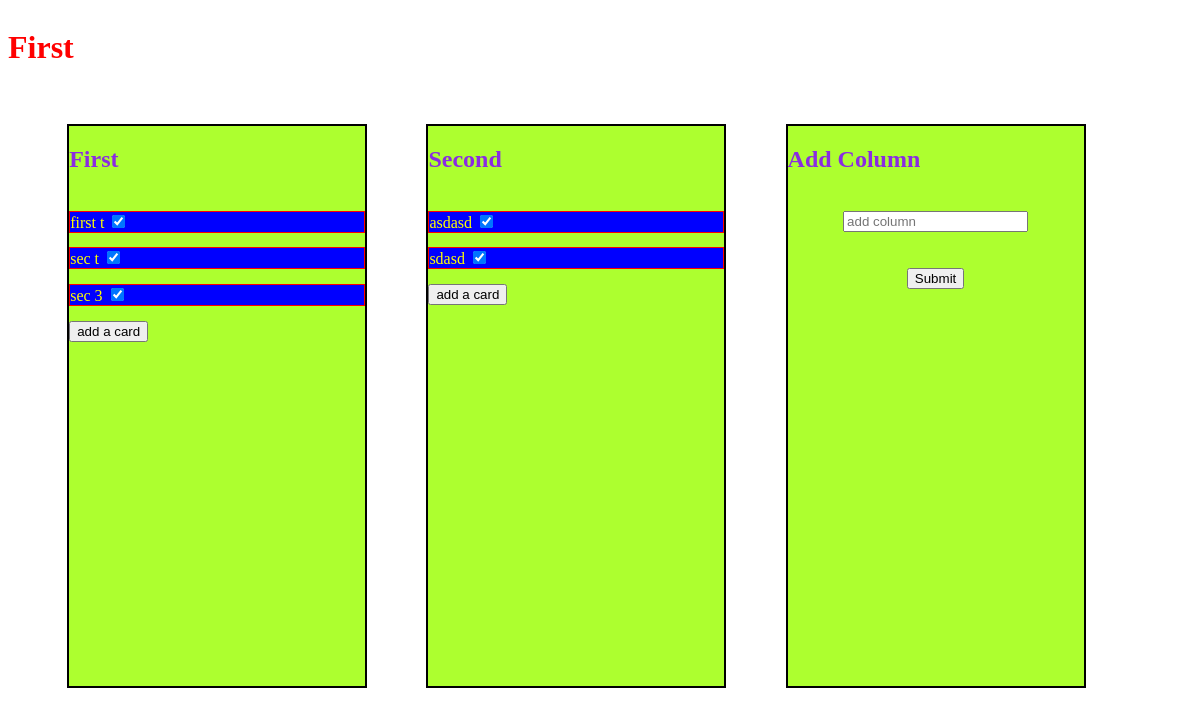
The app's page /trello/1/, older data.
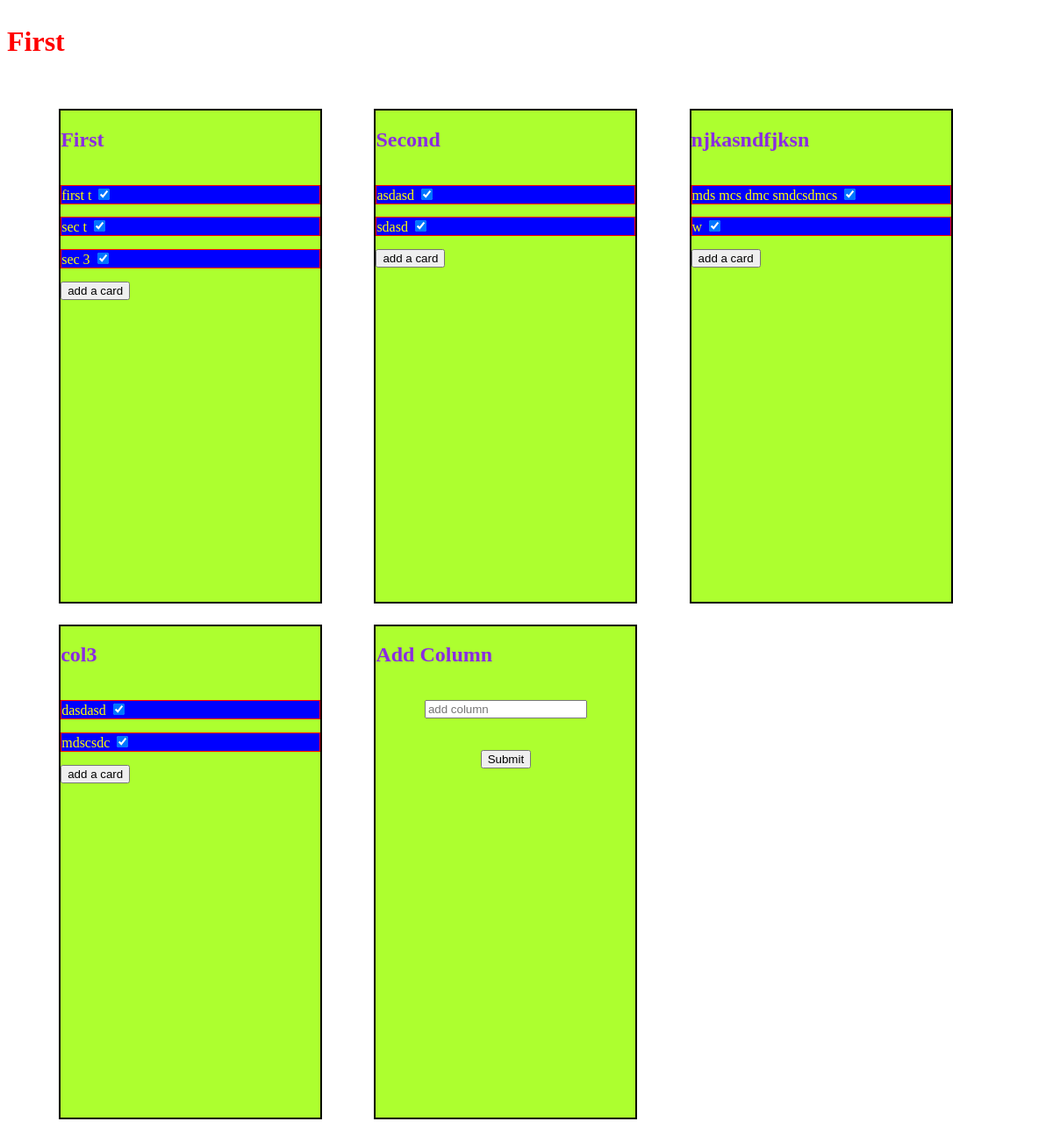
The same page, newer data.
### trello/models.py (models this page shows, shortened)
class Board(models.Model):
    board_name = models.CharField(max_length=20)

class Tasklist(models.Model):
    Board = models.ForeignKey(Board, on_delete=models.CASCADE)
    tasklist_name = models.CharField(max_length=20)

class Task(models.Model):
    Tasklist = models.ForeignKey(Tasklist, on_delete=models.CASCADE)
    task_text = models.CharField(max_length=50)
    task_enabled = models.BooleanField(default=True)
    pos_in_list = models.IntegerField(default=0)

### trello/views.py (the view)
# urls.py: path('<int:pk>/', views.BoardView.as_view(), name = 'board'),
class BoardView(generic.DetailView):
    model = Board
    template_name = 'trello/board.html'

### trello/templates/trello/board.html (shortened to what this page needs)
<!DOCTYPE html>
{% load static %}
<html>
    <head>
        <link rel="stylesheet" href="{% static 'trello/board/style.css' %}">
    </head>
    <body>
        <h1> {{ object.board_name }} </h1>
        <br><br>
        {% for tasklist in object.tasklist_set.all %}
        <div class='column' id='col_{{ tasklist.id }}'>
            <h2 class="listName">{{ tasklist.tasklist_name }}</h2><br>
            {% for task in tasklist.task_set.all|dictsort:"pos_in_list" %}
            <div class="task" id='item_{{ task.id }}'>
                {{ task.task_text }}
                <input type="checkbox" class="check" id="check_{{ task.id }}"
                {% if task.task_enabled %}
                    checked
                {% endif %}>
            </div>
            {% endfor %}
            <button class="addTask" id='add_{{ tasklist.id }}'>add a card</button>
        </div>
        {% endfor %}
        <div class="column">
            <h2 class="listName">Add Column</h2>
            <br>
            <div style="text-align:center">
                <input type="text" id="add_col" placeholder="add column">
                <br><br><br>
                <button id="sub_col">Submit</button>
            </div>
        </div>
    </body>
</html>

### trello/static/trello/board/style.css (style rules this page uses)
html, body { overflow-x: scroll; width: 100hh; }
h1 { color: red; }
.listName { color: blueviolet; }
.column { border: 2px solid black; width: 25%; height: 70vh; float: left; margin-left: 5%; margin-bottom: 2%; background-color: greenyellow; overflow-y: scroll; }
.task { margin-bottom: 5%; border: 1px solid red; color: yellow; background-color: blue }

Row changes from the older to the newer data that the page shows:
added Tasklist: tasklist_name "njkasndfjksn"
added Task: task_text "mds mcs dmc smdcsdmcs", task_enabled "☑", shown under "njkasndfjksn"
added Task: task_text "w", task_enabled "☑", shown under "njkasndfjksn"
added Tasklist: tasklist_name "col3"
added Task: task_text "dasdasd", task_enabled "☑", shown under "col3"
added Task: task_text "mdscsdc", task_enabled "☑", shown under "col3"
